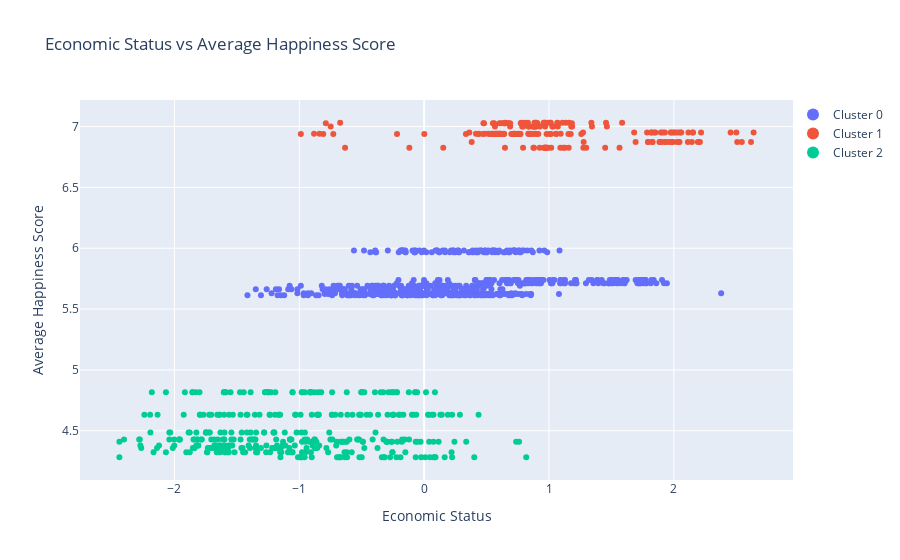

The notebook cell this image was saved under:
### Markdown cell above
### *Economic Status vs Average Happiness Score*

### Code cell
# Creates the Plotly figure
fig_3 = go.Figure()

# Loops through the clusters and add traces
for cluster_num in range(3):
    cluster_data = standardized_df[standardized_df['cluster'] == cluster_num]
    
    # Defines how the hover text is displayed
    hover_text = (cluster_data['country'] + ', ' + cluster_data['year'].astype(str))
    
    # Adds scatter trace for each cluster
    fig_3.add_trace(
        go.Scatter(
            x=cluster_data['economic_status'],
            y=cluster_data['avg_happiness_score'],
            mode='markers',
            name=f'Cluster {cluster_num}',
            hoverinfo='text',  # Sets hoverinfo to 'text' to only display custom hover text
            text=hover_text,   # Uses the 'text' parameter instead of 'hovertext'
            marker=dict(size=6)
        )
    )

# Customizes the plot layout
fig_3.update_layout(
    xaxis_title='Economic Status',
    yaxis_title='Average Happiness Score',
    title='Economic Status vs Average Happiness Score',
    showlegend=True,
    legend=dict(
        x=1,
        y=1,
        itemsizing='constant',
    )
)

### Figure 1 — Plotly figure (JSON) as saved in the notebook; plotly's stock layout.template omitted (floating-point values rounded to 4 significant figures; data arrays with more than 128 entries replaced by an {"elided": "..."} marker saying what was removed)
{"data": [{"hoverinfo": "text", "marker": {"size": 6}, "mode": "markers", "name": "Cluster 0", "text": {"elided": "608 str values"}, "type": "scatter", "x": {"elided": "608 float values"}, "y": {"elided": "608 float values"}}, {"hoverinfo": "text", "marker": {"size": 6}, "mode": "markers", "name": "Cluster 1", "text": {"elided": "209 str values"}, "type": "scatter", "x": {"elided": "209 float values"}, "y": {"elided": "209 float values"}}, {"hoverinfo": "text", "marker": {"size": 6}, "mode": "markers", "name": "Cluster 2", "text": {"elided": "362 str values"}, "type": "scatter", "x": {"elided": "362 float values"}, "y": {"elided": "362 float values"}}], "layout": {"legend": {"itemsizing": "constant", "x": 1, "y": 1}, "showlegend": true, "title": {"text": "Economic Status vs Average Happiness Score"}, "xaxis": {"title": {"text": "Economic Status"}}, "yaxis": {"title": {"text": "Average Happiness Score"}}}}
